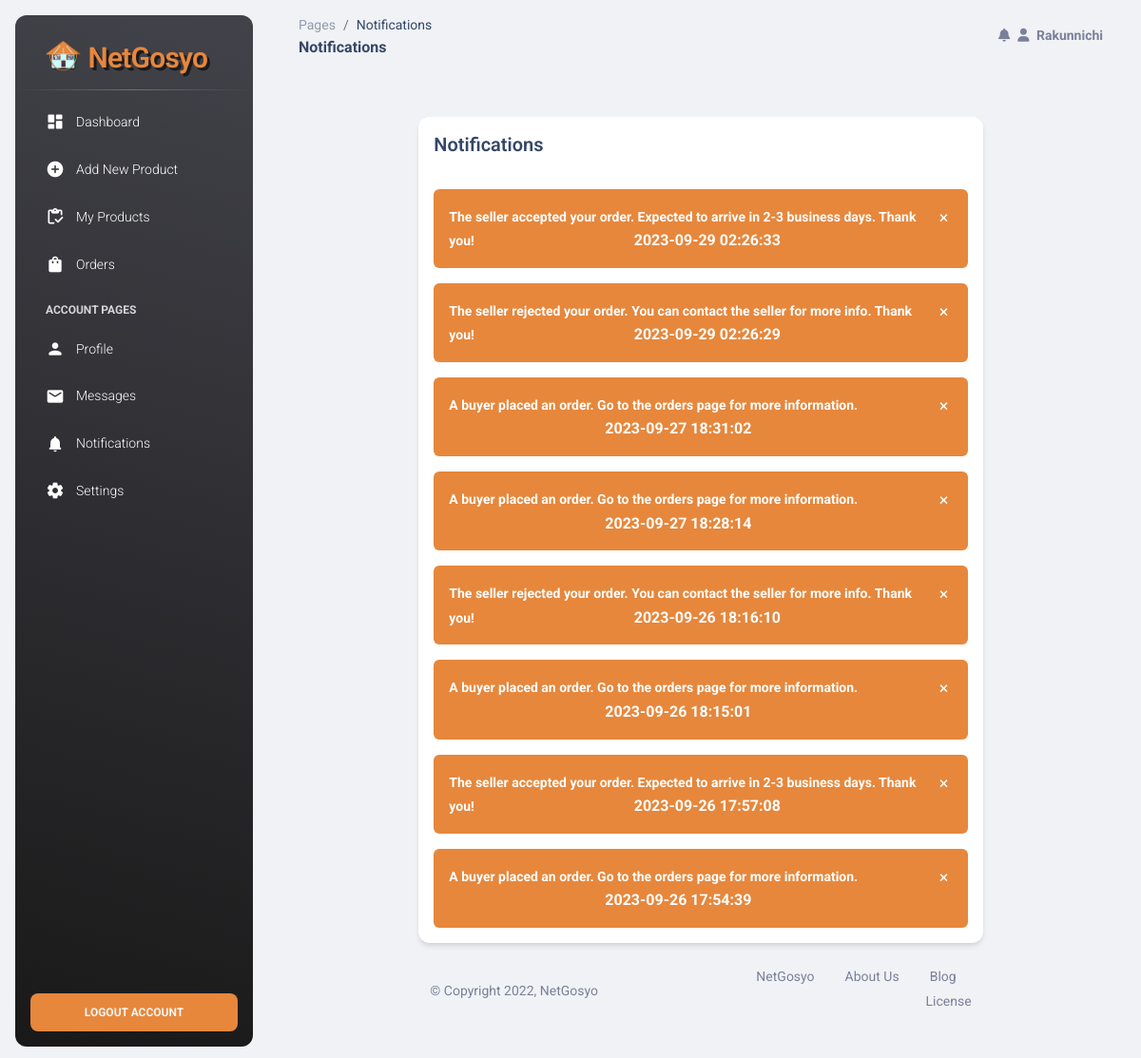
The page /Seller_Page/notifications.php (signed in) on the database its author committed.
### tables this page shows
CREATE TABLE `user_form` (
  `id` int(100) NOT NULL,
  `fullname` varchar(100) NOT NULL,
  `email` varchar(100) NOT NULL,
  `username` varchar(255) NOT NULL,
  `password` varchar(100) NOT NULL,
  `phonenumber` varchar(255) NOT NULL,
  `address` varchar(255) NOT NULL,
  `dateofbirth` varchar(255) NOT NULL,
  `gender` varchar(255) NOT NULL,
  `image` varchar(255) NOT NULL,
  `shopname` varchar(250) NOT NULL DEFAULT 'user',
  `vkey` varchar(50) NOT NULL,
  `verified` tinyint(1) NOT NULL DEFAULT 0,
  `register_date` timestamp NOT NULL DEFAULT current_timestamp() ON UPDATE current_timestamp()
);

CREATE TABLE `notifications` (
  `notification_id` int(11) NOT NULL,
  `user_id` int(11) NOT NULL,
  `notification` varchar(255) NOT NULL,
  `notification_added` datetime NOT NULL DEFAULT current_timestamp(),
  `notification_updated` datetime DEFAULT current_timestamp() ON UPDATE current_timestamp()
);

### Seller_Page/notifications.php (the view, shortened to what this page needs)
<?php
include('header.php');
$user_id = $_SESSION["user_id"];
?>
<main class="main-content position-relative max-height-vh-100 h-100 border-radius-lg ">
  <nav class="navbar navbar-main navbar-expand-lg px-0 mx-4 shadow-none border-radius-xl" id="navbarBlur" data-scroll="true">
    <div class="container-fluid py-1 px-3">
      <nav aria-label="breadcrumb">
        <ol class="breadcrumb bg-transparent mb-0 pb-0 pt-1 px-0 me-sm-6 me-5">
          <li class="breadcrumb-item text-sm"><a class="opacity-5 text-dark" href="javascript:;">Pages</a></li>
          <li class="breadcrumb-item text-sm text-dark active" aria-current="page">Notifications</li>
        </ol>
        <h6 class="font-weight-bolder mb-0">Notifications</h6>
      </nav>
      <?php
      include('navbar.php');
      ?>
    </div>
  </nav>
  <div class="container-fluid py-4">
    <div class="row">
      <div class="col-lg-8 col-md-10 mx-auto">
        <div class="card mt-4">
          <div class="card-header p-3">
            <h5 class="mb-0">Notifications</h5>
          </div>
          <div class="card-body p-3 pb-0">
            <?php foreach ($notifications as $row) { ?>
            <div class="alert alert-secondary alert-dismissible text-white color-orange-bg" role="alert">
              <span class="text-sm"><b><?= $row['notification'] ?></b></span>
              <span class="text-white"><b><?= $row['notification_added'] ?></b></span>
              <button type="button" class="btn-close text-lg py-3 opacity-10" data-bs-dismiss="alert" aria-label="Close">
                <span aria-hidden="true">&times;</span>
              </button>
            </div>
            <?php } ?>
          </div>
        </div>
<?php
include('footer.php');
?>

### Seller_Page/navbar.php (shortened to what this page needs)
<div class="collapse navbar-collapse mt-sm-0 mt-2 me-md-0 me-sm-4" id="navbar">
            <ul class="navbar-nav  justify-content-end">
              <li class="nav-item dropdown pe-2 d-flex align-items-center">
                <a href="javascript:;" class="nav-link text-body p-0" id="dropdownMenuButton" data-bs-toggle="dropdown" aria-expanded="false">
                  <i class="fa fa-bell cursor-pointer"></i>
                </a>
              </li>
              <li class="nav-item d-flex align-items-center">
                <a href="#" class="nav-link text-body font-weight-bold px-0">
                  <i class="fa fa-user me-sm-1"></i>
                  <?php
              $select_seller = mysqli_query($conn, "SELECT * FROM `user_form` where id = '$user_id' ") or die('query failed!');
                  if(mysqli_num_rows($select_seller) > 0){
                  while($fetch_seller = mysqli_fetch_assoc($select_seller)){
              ?>
                  <span class="d-sm-inline d-none"><b><?php echo $fetch_seller['username'] ?? ''; ?></b></span>
                  <?php
                      };
                  };
              ?>
                </a>
              </li>
            </ul>
          </div>

### Seller_Page/assets/css/style.css (style rules this page uses)
.color-orange-bg { background: #E6873C; }
.text-white { color: #f6f6f6; }

### rows shown on the page
user_form: username "Rakunnichi"
notifications: notification "The seller accepted your order. Expected to arrive in 2-3 business days. Thank you!", notification_added "2023-09-29 02:26:33"
notifications: notification "The seller rejected your order. You can contact the seller for more info. Thank you!", notification_added "2023-09-29 02:26:29"
notifications: notification "A buyer placed an order. Go to the orders page for more information.", notification_added "2023-09-27 18:31:02"
notifications: notification "A buyer placed an order. Go to the orders page for more information.", notification_added "2023-09-27 18:28:14"
notifications: notification "The seller rejected your order. You can contact the seller for more info. Thank you!", notification_added "2023-09-26 18:16:10"
notifications: notification "A buyer placed an order. Go to the orders page for more information.", notification_added "2023-09-26 18:15:01"
notifications: notification "The seller accepted your order. Expected to arrive in 2-3 business days. Thank you!", notification_added "2023-09-26 17:57:08"
notifications: notification "A buyer placed an order. Go to the orders page for more information.", notification_added "2023-09-26 17:54:39"
